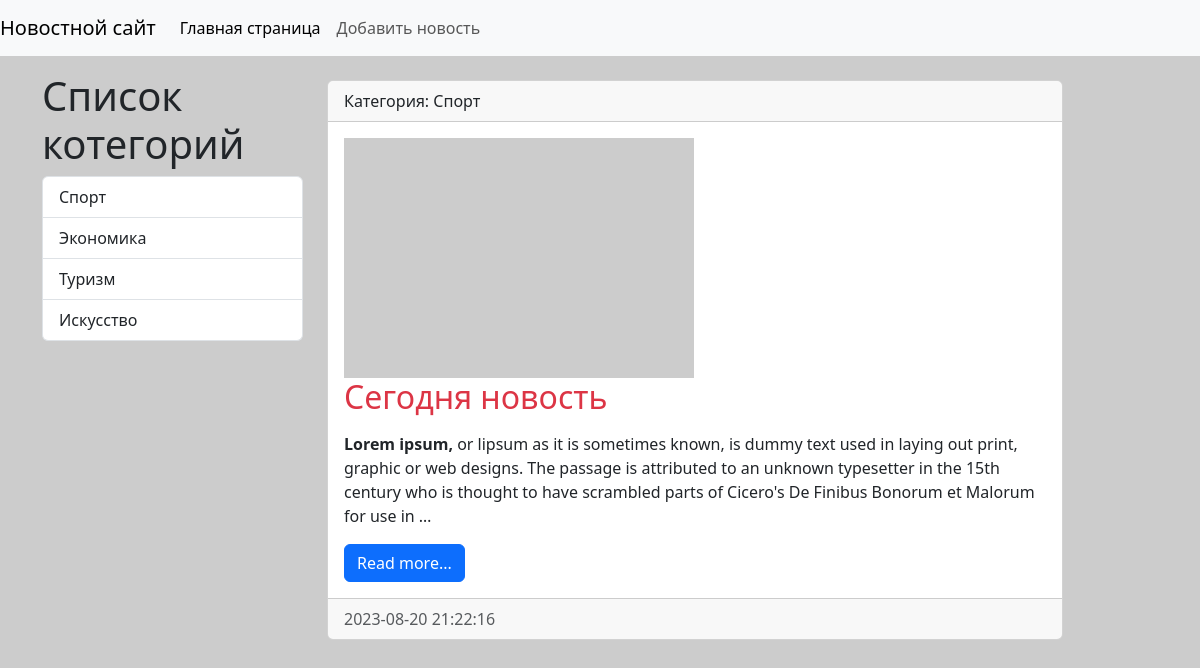
The page /category/sport/ on the database as committed earlier.
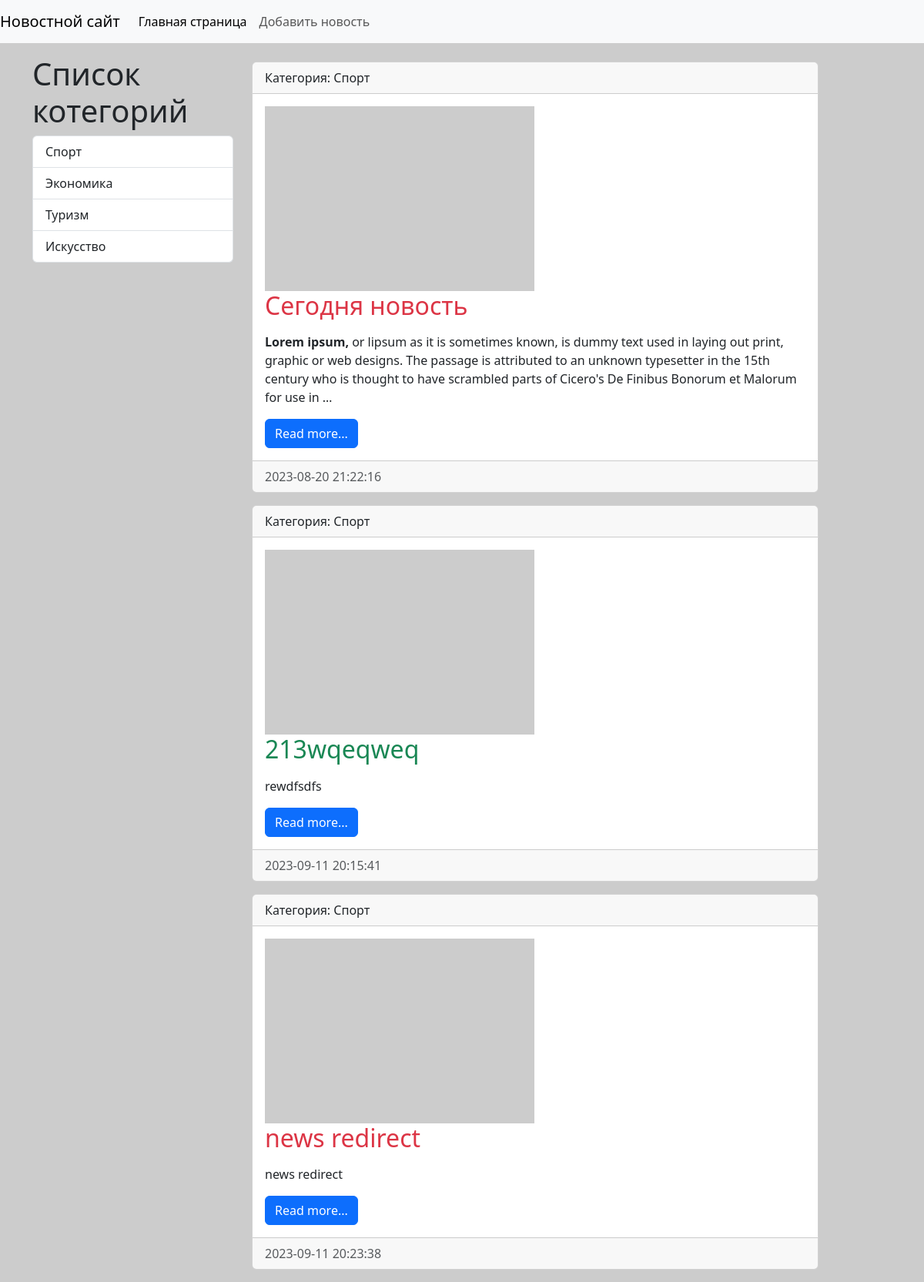
The same page on the database as committed later.
### news/models.py (models this page shows, shortened)
class Category(models.Model):
    title = models.CharField(max_length=150, db_index=True, verbose_name='имя котегории')
    slug = models.SlugField(max_length=155, unique=True, db_index=True,
                            verbose_name='URL', null=True)
    class Mate:
        verbose_name = 'Категорию'
        verbose_name_plural = 'Категории'
        ordering = ['id']
    def __str__(self):
        return self.title
    def get_absolute_url(self):
        return reverse('category', kwargs={'category_slug': self.slug})

class News(models.Model):
    objects = None
    title = models.CharField(verbose_name="title", max_length=150)
    content = models.TextField(verbose_name="text", blank=True)
    created_at = models.DateTimeField(verbose_name="data", auto_now_add=True)
    updated_at = models.DateTimeField(verbose_name="up_data", auto_now=True)
    photo = models.ImageField(verbose_name="photo", upload_to='photos/%Y/%m/%d', blank=True)
    is_published = models.BooleanField(verbose_name="published", default=True)
    category = models.ForeignKey('Category', on_delete=models.PROTECT, null=True, verbose_name='Категории')
    slug = models.SlugField(max_length=155, unique=True, db_index=True, verbose_name='URL', null=True)
    class Meta:
        verbose_name = 'Новость'
        verbose_name_plural = 'Новости'
        ordering = ['id']
    def get_absolute_url(self):
        return reverse('view_news', kwargs={'news_slug': self.slug})

### news/views.py (the view)
# urls.py: path('category/<slug:category_slug>/', get_category, name='category'),
def get_category(request, category_slug):
    category = get_object_or_404(Category, slug=category_slug)
    news = News.objects.filter(category=category)
    context = {
        'news': news,
        'category': category
    }
    return render(request, 'news/category.html', context)

### news/templatetags/news_tags.py (called while the page is built)
@register.inclusion_tag('news/list_categories.html')
def show_categories():
    categories = Category.objects.all()
    return {'categories': categories}

### news/templates/news/category.html (shortened to what this page needs)
{% extends 'base.html'%}
{% block sidebar %}
      {% include 'inc/_sidebar.html' %}
{% endblock %}
{% block content %}
            {% for item in news %}
            <div class="card mb-3">
                <div class="card-header">
                    Категория: {{ item.category }}
                </div>
                <div class="card-body">
                    <div class="media-body">
                        {% if item.photo %}
                        <img src="{{item.photo.url }}" alt="" width="350" class="mr-3">
                        {% else %}
                        <img src=" https://loremflickr.com/350/240" alt="" class="mr-3">
                        {% endif%}
                    </div>
                    <h2 class="card-title {% cycle 'text-danger' 'text-success'%}">{{ item.title }}</h2>
                    {% autoescape off %}
                    <p class="card-text">{{ item.content|linebreaks|truncatewords:50 }}</p>
                    {% endautoescape %}
                    <a href="{{ item.get_absolute_url }}" class="btn btn-primary">Read more...</a>
                </div>
                <div class="card-footer text-muted">
                    {{ item.created_at|date:"Y-m-d H:i:s" }}
                </div>
            </div>
            {% endfor%}
{% endblock%}

### news/templates/news/list_categories.html
<h1>Список котегорий</h1>
  <div class="list-group">
    {% for item in categories %}
    <a href="{{ item.get_absolute_url}}" class="list-group-item list-group-item-action">{{ item.title }}</a>
    {% endfor %}
  </div>

Rows that differ between the two databases and show on the page:
added News: category "Спорт", title "213wqeqweq", content "rewdfsdfs", created_at "2023-09-11 20:15:41"
added News: category "Спорт", title "news redirect", content "news redirect", created_at "2023-09-11 20:23:38"
